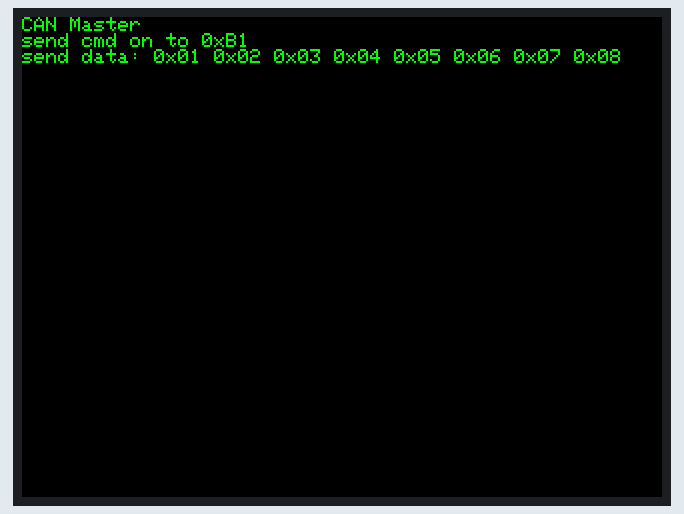
A sketch run on a simulated ESP32-S3. Shown: 320×240 colour display. No CAN messages arrive unless stated; what the sketch prints to the serial monitor is not drawn.

Above: at 0.5 s.
At 1.7 s:
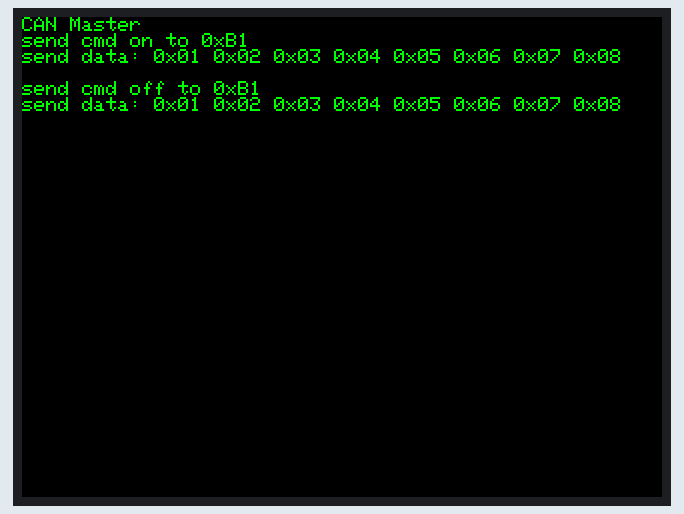
At 3.0 s:
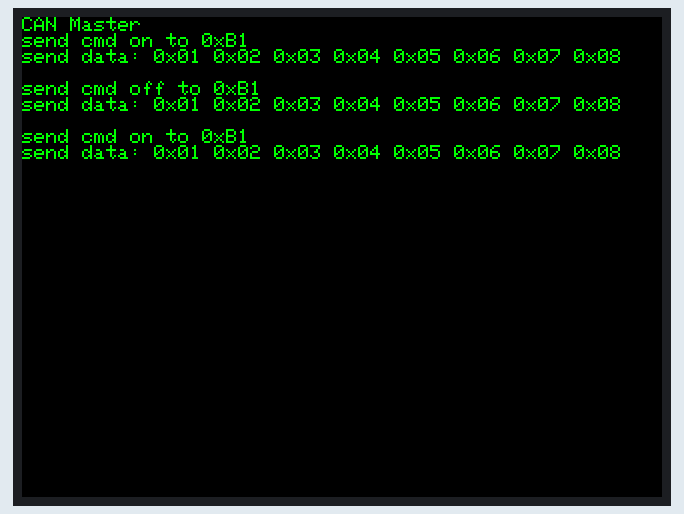
At 5.5 s:
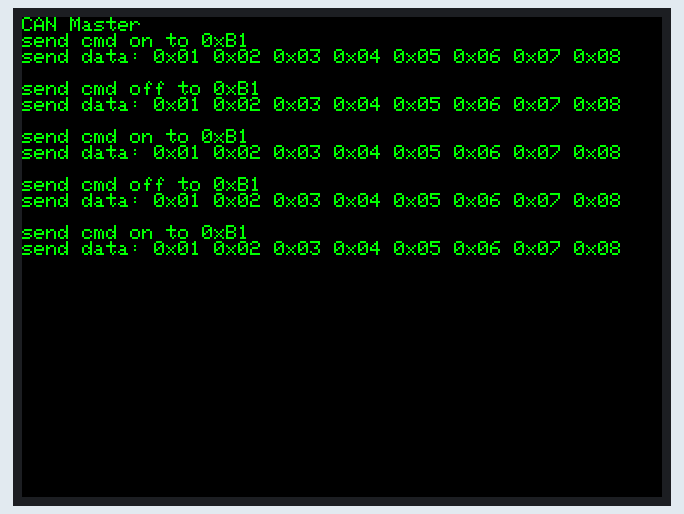
At 9.2 s:
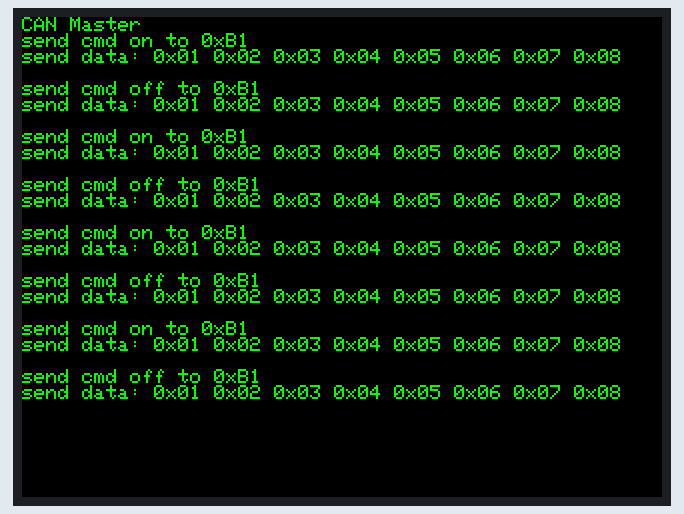
At 11.7 s:
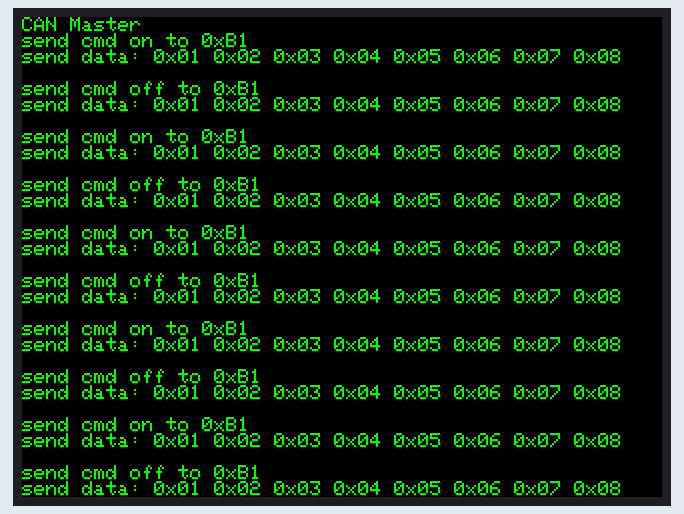

Measured:
- what the display in image 0 shows lasts 1.3 s, from 0.4 s to 1.7 s

The sketch:

Master.ino
```cpp
/**
 * @file Slave.ino
 * @author SeanKwok (shaoxiang@m5stack.com)
 * @brief Unit Mini CAN Test Master
 * @version 0.1
 * @date 2024-02-01
 *
 *
 * @Hardwares: M5CoreS3 + Unit Mini CAN
 * @Platform Version: Arduino M5Stack Board Manager v2.0.9
 * @Dependent Library:
 * M5GFX: https://github.com/m5stack/M5GFX
 * M5Unified: https://github.com/m5stack/M5Unified
 * M5CoreS3: https://github.com/m5stack/M5CoreS3
 */

#include <stdio.h>
#include <stdlib.h>
#include "freertos/FreeRTOS.h"
#include "freertos/task.h"
#include "freertos/queue.h"
#include "freertos/semphr.h"
#include "esp_err.h"
#include "esp_log.h"
#include "driver/twai.h"
#include "esp_err.h"

#include "M5CoreS3.h"

M5Canvas canvas(&CoreS3.Display);

/* --------------------- Definitions and static variables ------------------ */

#define TX_TASK_PRIO 8  // Receiving task priority
#define TX_GPIO_NUM  gpio_num_t(9)
#define RX_GPIO_NUM  gpio_num_t(8)

static const twai_general_config_t g_config =
    TWAI_GENERAL_CONFIG_DEFAULT(TX_GPIO_NUM, RX_GPIO_NUM, TWAI_MODE_NORMAL);
static const twai_timing_config_t t_config = TWAI_TIMING_CONFIG_25KBITS();
static const twai_filter_config_t f_config = TWAI_FILTER_CONFIG_ACCEPT_ALL();

#define ID_SLAVE_1 0x0B1

static const twai_message_t slave_1_on = {.identifier       = ID_SLAVE_1,
                                          .data_length_code = 8,
                                          .data = {1, 2, 3, 4, 5, 6, 7, 8}};

static const twai_message_t slave_1_off = {.identifier       = ID_SLAVE_1,
                                           .data_length_code = 8,
                                           .data = {0, 0, 0, 0, 0, 0, 0, 0}};

static void twai_transmit_task(void *arg) {
    while (1) {
        twai_transmit(&slave_1_on, portMAX_DELAY);

        Serial.printf("send cmd on to 0x%02X\r\n", ID_SLAVE_1);
        Serial.print("send data: ");
        canvas.printf("send cmd on to 0x%02X\r\n", ID_SLAVE_1);
        canvas.print("send data: ");
        for (int i = 0; i < slave_1_on.data_length_code; i++) {
            Serial.printf("0x%02X ", slave_1_on.data[i]);
            canvas.printf("0x%02X ", slave_1_on.data[i]);
        }
        Serial.println();
        canvas.println("\r\n");
        canvas.pushSprite(0, 0);
        vTaskDelay(pdMS_TO_TICKS(1000));

        twai_transmit(&slave_1_off, portMAX_DELAY);
        Serial.printf("send cmd off to 0x%02X\r\n", ID_SLAVE_1);
        Serial.print("send data: ");
        canvas.printf("send cmd off to 0x%02X\r\n", ID_SLAVE_1);
        canvas.print("send data: ");
        for (int i = 0; i < slave_1_off.data_length_code; i++) {
            Serial.printf("0x%02X ", slave_1_off.data[i]);
            canvas.printf("0x%02X ", slave_1_on.data[i]);
        }
        Serial.println();
        canvas.println("\r\n");
        canvas.pushSprite(0, 0);
        vTaskDelay(pdMS_TO_TICKS(1000));
    }
    vTaskDelete(NULL);
}

void setup() {
    auto cfg = M5.config();
    CoreS3.begin(cfg);

    canvas.setColorDepth(1);  // mono color
    canvas.createSprite(CoreS3.Display.width(), CoreS3.Display.height());
    canvas.setPaletteColor(1, GREEN);
    canvas.setTextScroll(true);

    canvas.println("CAN Master");

    canvas.pushSprite(0, 0);

    ESP_ERROR_CHECK(twai_driver_install(&g_config, &t_config, &f_config));
    Serial.println("Driver installed");
    ESP_ERROR_CHECK(twai_start());
    xTaskCreatePinnedToCore(twai_transmit_task, "twai_transmit_task", 4096,
                            NULL, TX_TASK_PRIO, NULL, tskNO_AFFINITY);
}

void loop() {
}
```
